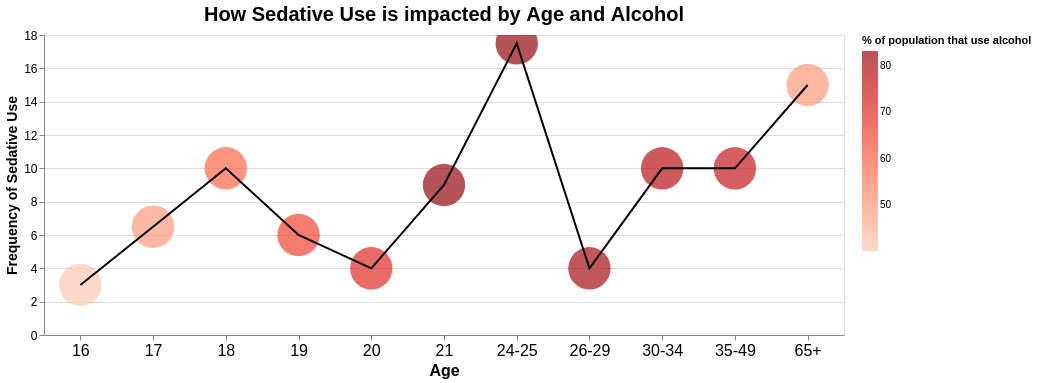

Notebook cell for this chart:
### Code cell
AlcoholvsSedatives = pd.read_csv("Alcohol_vs_sedatives.csv")
G6 = alt.Chart(AlcoholvsSedatives).encode(
x = alt.X('age',title = "Age",axis=alt.Axis(labelAngle=0, labelFontSize=16, titleFontSize=16)),
y = alt.Y("sedative_frequency",title = "Frequency of Sedative Use",axis=alt.Axis(labelAngle=0, labelFontSize=12, titleFontSize=14)),
color = alt.Color("alcohol_use",title = "% of population that use alcohol",scale = alt.Scale(scheme = 'reds')),
tooltip = ["alcohol_use","sedative_frequency",'age']).interactive()

B = alt.Chart(AlcoholvsSedatives).mark_line(color = "black").encode(x = 'age', y= "sedative_frequency")

A = G6.properties(width = 800, height = 300, title = {'text':'How Sedative Use is impacted by Age and Alcohol', 'fontSize':20})
A.mark_circle(size = 1800) + B

### Figure 1 — Vega-Lite specification as saved in the notebook (floating-point values rounded to 4 significant figures)
{"config": {"view": {"continuousWidth": 300, "continuousHeight": 300}}, "layer": [{"mark": {"type": "circle", "size": 1800}, "encoding": {"color": {"field": "alcohol_use", "scale": {"scheme": "reds"}, "title": "% of population that use alcohol", "type": "quantitative"}, "tooltip": [{"field": "alcohol_use", "type": "quantitative"}, {"field": "sedative_frequency", "type": "quantitative"}, {"field": "age", "type": "nominal"}], "x": {"axis": {"labelAngle": 0, "labelFontSize": 16, "titleFontSize": 16}, "field": "age", "title": "Age", "type": "nominal"}, "y": {"axis": {"labelAngle": 0, "labelFontSize": 12, "titleFontSize": 14}, "field": "sedative_frequency", "title": "Frequency of Sedative Use", "type": "quantitative"}}, "name": "view_ce1cc370e14b04df_0", "title": {"text": "How Sedative Use is impacted by Age and Alcohol", "fontSize": 20}}, {"mark": {"type": "line", "color": "black"}, "encoding": {"x": {"field": "age", "type": "nominal"}, "y": {"field": "sedative_frequency", "type": "quantitative"}}}], "data": {"name": "data-9ca83b1b660ae7db332931b3054de164"}, "height": 300, "params": [{"name": "param_1e9efca18e7a2868", "select": {"type": "interval", "encodings": ["x", "y"]}, "bind": "scales", "views": ["view_ce1cc370e14b04df_0"]}], "width": 800, "$schema": "https://vega.github.io/schema/vega-lite/v6.4.1.json", "datasets": {"data-9ca83b1b660ae7db332931b3054de164": [{"age": "16", "alcohol_use": 40.1, "sedative_frequency": 3.0}, {"age": "17", "alcohol_use": 49.3, "sedative_frequency": 6.5}, {"age": "18", "alcohol_use": 58.7, "sedative_frequency": 10.0}, {"age": "19", "alcohol_use": 64.6, "sedative_frequency": 6.0}, {"age": "20", "alcohol_use": 69.7, "sedative_frequency": 4.0}, {"age": "21", "alcohol_use": 83.2, "sedative_frequency": 9.0}, {"age": "24-25", "alcohol_use": 83.1, "sedative_frequency": 17.5}, {"age": "26-29", "alcohol_use": 80.7, "sedative_frequency": 4.0}, {"age": "30-34", "alcohol_use": 77.5, "sedative_frequency": 10.0}, {"age": "35-49", "alcohol_use": 75.0, "sedative_frequency": 10.0}, {"age": "65+", "alcohol_use": 49.3, "sedative_frequency": 15.0}]}}
